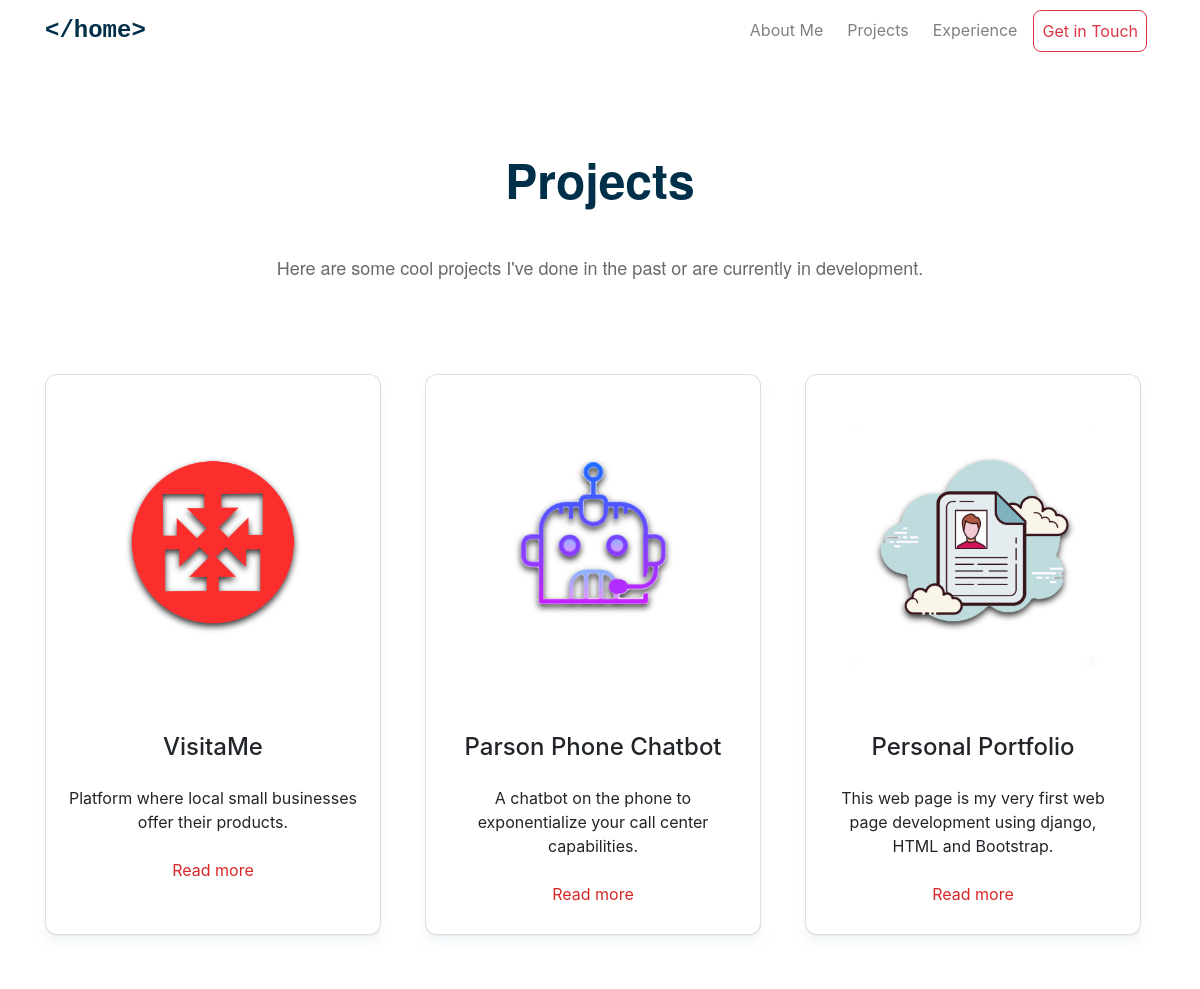
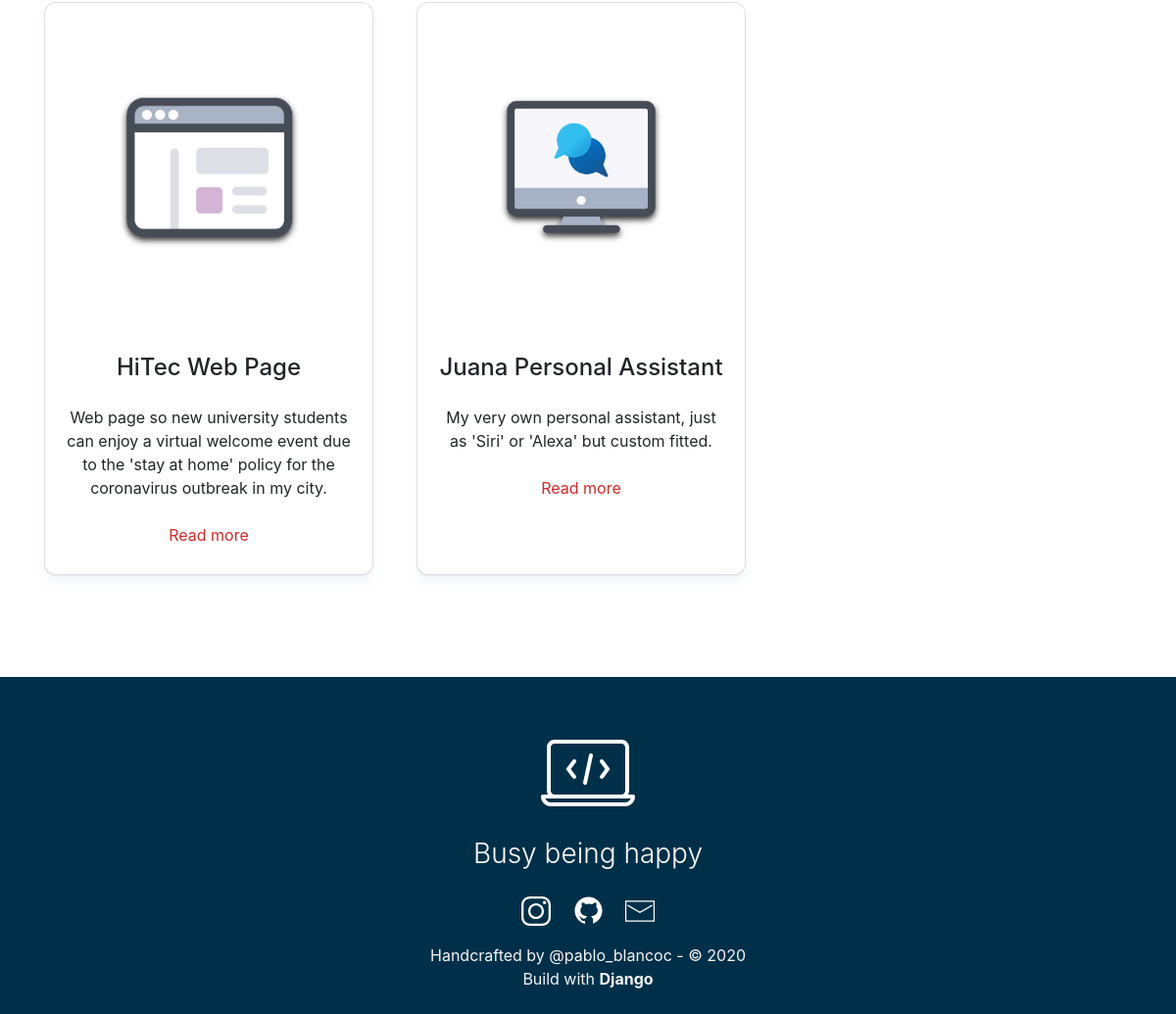
/projects/, run on the app's committed database (2 pictures, top to bottom).
### projects/models.py (models this page shows)
class Project(models.Model):
    title = models.CharField(max_length=100, default="default")
    short = models.CharField(max_length=100, default="default")
    description = models.TextField(default="default")
    technology1 = models.CharField(max_length=20, default="default")
    technology2 = models.CharField(max_length=20, default="default")
    technology3 = models.CharField(max_length=20, default="default")
    link_text = models.CharField(max_length=20, default='default')
    link = models.URLField(default='default')
    image = models.FilePathField(path='/img', default="default")

### projects/views.py (the view)
# urls.py: path("", views.project_index, name="project_index"),
def project_index(request):
    projects = Project.objects.all()
    context = {
        'projects': projects
    }
    return render(request, 'project_index.html', context)

### projects/templates/project_index.html (shortened to what this page needs)
{% extends "base.html" %}
{% load static %}
{% block page_content %}
    <h1 class="text-center ml-auto mr-auto mb-5" style="font-size: 300%; color: #003049;
    font-family: 'Helvetica Neue', sans-serif;">
        <strong>Projects</strong>
    </h1>
    <h6 class="text-center ml-auto mr-auto mb-5 pb-5 font-weight-normal" style="color: dimgray;
    font-family: 'Helvetica Neue', sans-serif; font-size: large">
        Here are some cool projects I've done in the past or are currently in development.
    </h6>
    <div class="row">
    {% for project in projects %}
        <div class="col-sm-4 mb-5 pb-2">
            <div class="card text-center mb-2" style="border-radius: 12px; max-width: 21rem; min-height: 100%;
            box-shadow: rgba(233, 240, 243, 0.5) 0px 8px 8px 0px, rgb(230, 236, 248) 0px 1px 0px 0px;">
                <img class="card-img-top p-1" src="{% static project.image %}" alt="Project Image">
                <div class="card-body">
                    <h4 class="card-title mt-1 mb-4">{{ project.title }}</h4>
                    <p class="card-text mt-3 mb-4">{{ project.short }}</p>
                    <a href="{% url 'project_detail' project.pk %}"
                    style="text-decoration: none; color: #D62828; position: center; bottom: 3px">
                        Read more
                    </a>
                </div>
            </div>
        </div>
    {% endfor %}
    </div>
{% endblock %}

### templates/base.html (style rules this page uses)
a { color: grey; }

### data on the page
Project: image (picture), title "VisitaMe", short "Platform where local small businesses offer their products."
Project: image (picture), title "Parson Phone Chatbot", short "A chatbot on the phone to exponentialize your call center capabilities."
Project: image (picture), title "Personal Portfolio", short "This web page is my very first web page development using django, HTML and Bootstrap."
Project: image (picture), title "HiTec Web Page", short "Web page so new university students can enjoy a virtual welcome event due to the 'stay at home' policy for the coronavirus outbreak in my city."
Project: image (picture), title "Juana Personal Assistant", short "My very own personal assistant, just as 'Siri' or 'Alexa' but custom fitted."
